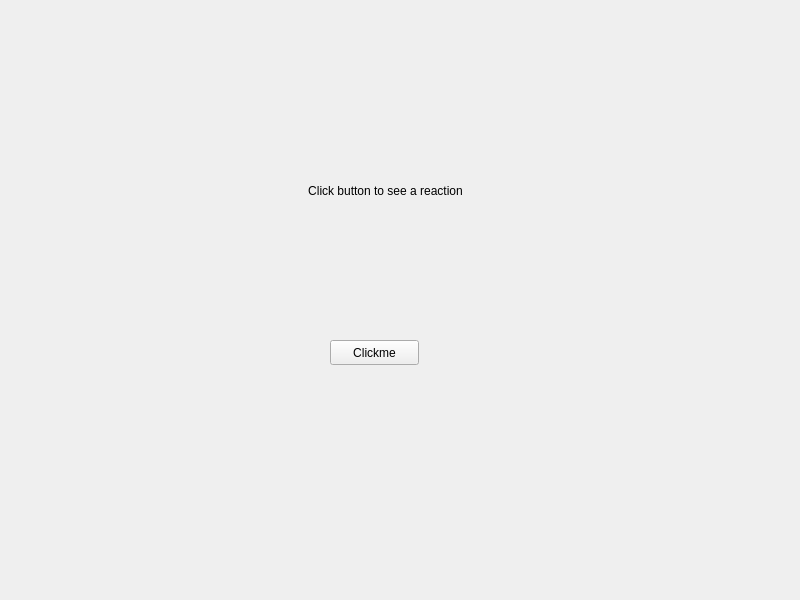
<?xml version="1.0" encoding="UTF-8"?>
<ui version="4.0">
 <class>MainWindow</class>
 <widget class="QMainWindow" name="MainWindow">
  <property name="geometry">
   <rect>
    <x>0</x>
    <y>0</y>
    <width>800</width>
    <height>600</height>
   </rect>
  </property>
  <property name="windowTitle">
   <string>First QT App</string>
  </property>
  <widget class="QWidget" name="centralwidget">
   <widget class="QPushButton" name="clickme">
    <property name="geometry">
     <rect>
      <x>330</x>
      <y>340</y>
      <width>89</width>
      <height>25</height>
     </rect>
    </property>
    <property name="text">
     <string>Clickme</string>
    </property>
   </widget>
   <widget class="QLabel" name="label">
    <property name="geometry">
     <rect>
      <x>260</x>
      <y>160</y>
      <width>251</width>
      <height>61</height>
     </rect>
    </property>
    <property name="text">
     <string>Click button to see a reaction</string>
    </property>
    <property name="alignment">
     <set>Qt::AlignCenter</set>
    </property>
   </widget>
  </widget>
 </widget>
 <resources/>
 <connections/>
</ui>
